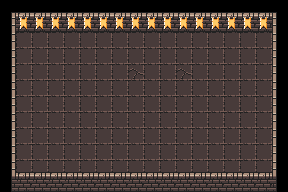

A 2D game scene composited from a Tiled map and its tileset images. What follows is a short description and the map's XML, with every tile layer's data as written:
An orthogonal 18x12 tile map with 16x16 px tiles, 2 tile layers (Floor, Walls).

<map version="1.10" tiledversion="1.10.2" orientation="orthogonal" renderorder="right-down" width="18" height="12" tilewidth="16" tileheight="16" infinite="0" nextlayerid="4" nextobjectid="1">
 <tileset firstgid="1" source="../../Tilesets/0x72 Tileset.tsx" />
 <layer id="2" name="Floor" width="18" height="12">
  <data encoding="csv">
0,0,0,0,0,0,0,0,0,0,0,0,0,0,0,0,0,0,
0,0,0,0,0,0,0,0,0,0,0,0,0,0,0,0,0,0,
0,130,130,130,130,130,130,130,130,130,130,130,130,130,130,130,130,0,
0,130,130,130,130,130,130,130,130,130,130,130,130,130,130,130,130,0,
0,130,130,130,130,130,130,130,131,130,130,131,130,130,130,130,130,0,
0,130,130,130,130,130,130,130,130,130,130,130,130,130,130,130,130,0,
0,130,130,130,130,130,130,130,130,130,130,130,130,130,130,130,130,0,
0,130,130,130,130,130,130,130,130,130,130,130,130,130,130,130,130,0,
0,130,130,130,130,130,130,130,130,130,130,130,130,130,130,130,130,0,
0,130,130,130,130,130,130,130,130,130,130,130,130,130,130,130,130,0,
0,130,130,130,130,130,130,130,130,130,130,130,130,130,130,130,130,0,
0,0,0,0,0,0,0,0,0,0,0,0,0,0,0,0,0,0
</data>
 </layer>
 <layer id="3" name="Walls" width="18" height="12">
  <data encoding="csv">
257,3,3,3,3,3,3,3,3,3,3,3,3,3,3,3,3,258,
289,99,99,99,99,99,99,99,99,99,99,99,99,99,99,99,99,290,
289,0,0,0,0,0,0,0,0,0,0,0,0,0,0,0,0,290,
289,0,0,0,0,0,0,0,0,0,0,0,0,0,0,0,0,290,
289,0,0,0,0,0,0,0,0,0,0,0,0,0,0,0,0,290,
289,0,0,0,0,0,0,0,0,0,0,0,0,0,0,0,0,290,
289,0,0,0,0,0,0,0,0,0,0,0,0,0,0,0,0,290,
289,0,0,0,0,0,0,0,0,0,0,0,0,0,0,0,0,290,
289,0,0,0,0,0,0,0,0,0,0,0,0,0,0,0,0,290,
289,0,0,0,0,0,0,0,0,0,0,0,0,0,0,0,0,290,
289,3,3,3,3,3,3,3,3,3,3,3,3,3,3,3,3,290,
321,35,35,35,35,35,35,35,35,35,35,35,35,35,35,35,35,322
</data>
 </layer>
</map>